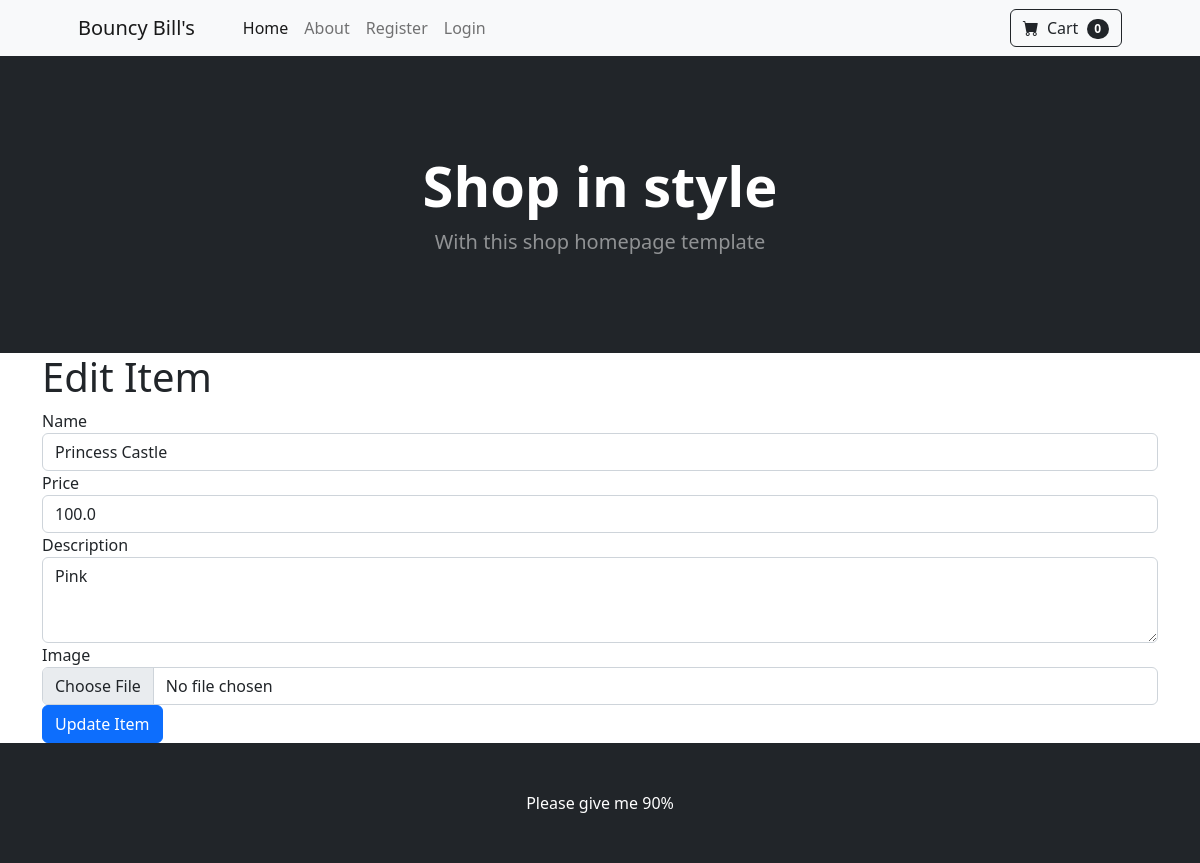
/edit/201, run on the app's committed database.
### tables this page shows
CREATE TABLE products (
        id INTEGER PRIMARY KEY AUTOINCREMENT,
        name TEXT NOT NULL,
        price FLOAT NOT NULL,
        description TEXT NOT NULL,
        image BLOB
    );

### app.py (the view, shortened to what this page needs)
@app.route('/edit/<int:id>', methods=('GET', 'POST'))
@app.route('/add', methods=('GET', 'POST'), defaults={'id': None})
def edit(id):
    conn = get_db_connection()
    product = None
    if id:
        product = conn.execute('SELECT * FROM products WHERE id = ?', (id,)).fetchone()
    conn.close()
    return render_template('edit.html', product=product)

### app.py (called while the page is built)
def get_db_connection():
    conn = sqlite3.connect('database.db')
    conn.row_factory = sqlite3.Row  # Access rows as dictionaries
    return conn

### templates/edit.html (shortened to what this page needs)
{% extends 'base.html' %}
{% block content %}
<div class="container">
    <h1>Edit Item</h1>
    <form method="POST" enctype="multipart/form-data">
        <div class="form-group">
            <label for="name">Name</label>
            <input type="text" class="form-control" id="name" name="name" value="{{ product.name }}" required>
        </div>
        <div class="form-group">
            <label for="price">Price</label>
            <input type="number" step="0.01" class="form-control" id="price" name="price" value="{{ product.price }}" required>
        </div>
        <div class="form-group">
            <label for="description">Description</label>
            <textarea class="form-control" id="description" name="description" rows="3" required>{{ product.description }}</textarea>
        </div>
        <div class="form-group">
            <label for="image">Image</label>
            <input type="file" class="form-control" id="image" name="image">
        </div>
        <button type="submit" class="btn btn-primary">Update Item</button>
    </form>
</div>
{% endblock %}

### data on the page
products: name "Princess Castle", price "100.0", description "Pink"
